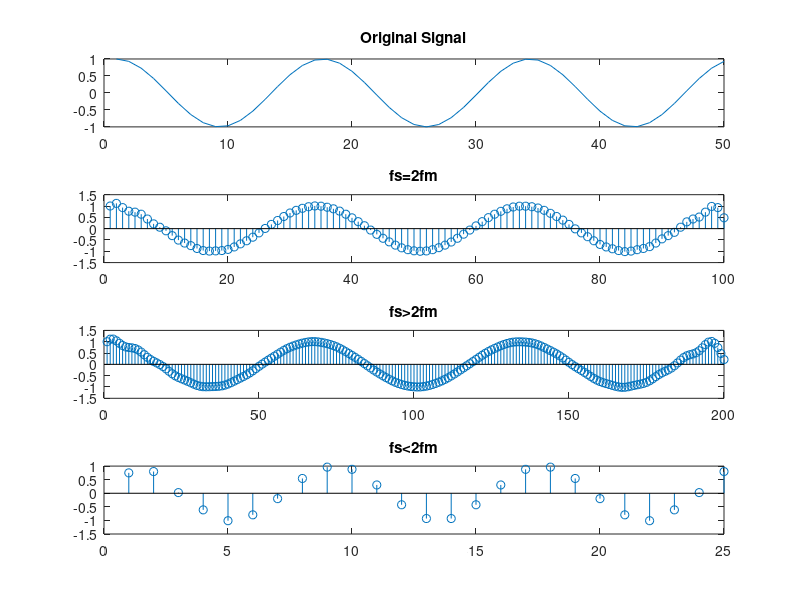

Write MATLAB code to recreate this figure.
clc
clear all
close all
N=50;
n=0:N-1; % discrete time vector
fs = 1000;
T=1/fs; % sampling period
f=60;
x = cos(2*pi*f*n*T); % signal frequency
% sampled signal
figure
subplot(4,1,1);
plot(x);
title('Original Signal');
y= resample(x,2,1);% to change the sample value
subplot(4,1,2);
stem(y);
title('fs=2fm');
y= resample(x,4,1);% to change the sample value
subplot(4,1,3);
stem(y);
title('fs>2fm');
y= resample(x,1,2);% to change the sample value
subplot(4,1,4);
stem(y);
title('fs<2fm');
